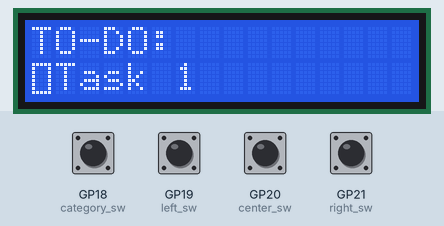
A program run on a simulated Raspberry Pi Pico running MicroPython. Parts: 16×2 character LCD. The test bench sets the inputs (shaded band); at power-on: GP18 (category_sw), GP19 (left_sw), GP20 (center_sw), GP21 (right_sw) LOW. What the program prints to the serial console is not drawn.

Above: at 2.2 s.
2.3 s: GP19 (left_sw) pulled HIGH for 0.15 s
At 4.2 s:
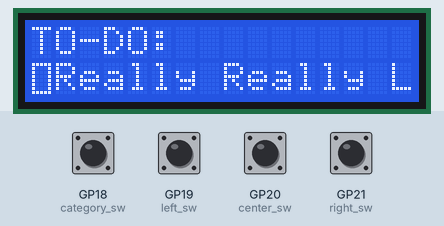
5.4 s: GP20 (center_sw) pulled HIGH for 0.15 s
At 8.3 s:
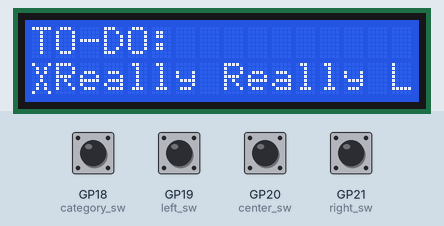
8.5 s: GP20 (center_sw) pulled HIGH for 1 s
At 12.2 s:
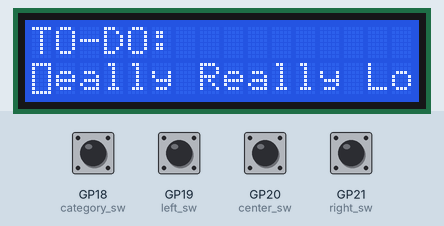
12.5 s: GP20 (center_sw) pulled HIGH for 0.15 s
At 15.01 s:
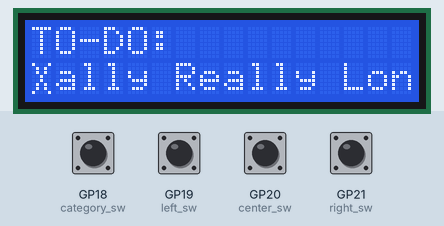
15.6 s: GP21 (right_sw) pulled HIGH for 0.15 s
At 17.6 s:
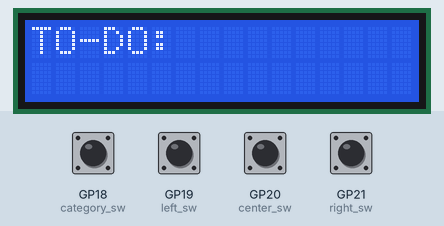
18.7 s: GP19 (left_sw) pulled HIGH for 1 s
At 23.0 s:
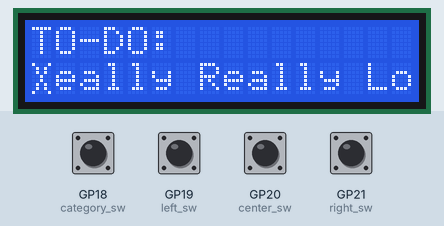
Timing chart, 0 to 24.5 s (numbered marks = the images above; inputs shaded):
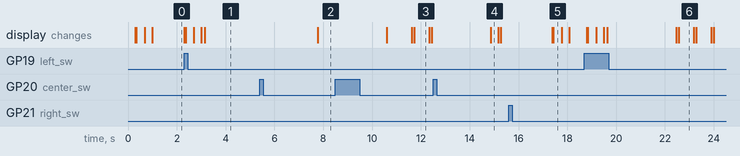

The program:

main.py
```python
from machine import Pin, UART
import utime
# import umqtt.simple import MQTTClient # type: ignore
#import network
import os
import json

#wlan = network.WLAN(network.STA_IF)
#wlan.active(True)
#ssid = "AccessOU"
#password = ""
uart = UART(0, 115200)

#mqtt_server = ""
#mqtt_port = 1883
#mqtt_client = MQTTClient(b"LightTask", mqtt_server, port=0) # type: ignore

RS = Pin(16, Pin.OUT)
En = Pin(17, Pin.OUT)
D0 = Pin(15, Pin.OUT)
D1 = Pin(14, Pin.OUT)
D2 = Pin(13, Pin.OUT)
D3 = Pin(12, Pin.OUT)
D4 = Pin(11, Pin.OUT)
D5 = Pin(10, Pin.OUT)
D6 = Pin(9, Pin.OUT)
D7 = Pin(8, Pin.OUT)

category_sw = Pin(18, Pin.IN, Pin.PULL_DOWN)
left_sw = Pin(19, Pin.IN, Pin.PULL_DOWN)
center_sw = Pin(20, Pin.IN, Pin.PULL_DOWN)
right_sw = Pin(21, Pin.IN, Pin.PULL_DOWN)

check_char = [int('10001', 2), int('01010', 2), int('01010', 2), int('00100', 2), int('00100', 2), int('01010', 2), int('01010', 2), int('10001', 2)]
uncheck_char = [int('11111', 2), int('10001', 2), int('10001', 2), int('10001', 2), int('10001', 2), int('10001', 2), int('10001', 2), int('11111', 2)]

current_pos = 0

irq_flag = 0
cat_flag = 0
left_flag = 0
center_flag = 0
right_flag = 0

current_category = 0 # 0 for todo, 1 for notif
todo_list = [{"title": "Task 1", "completed": False}, {"title": "Task 2", "completed": False}, {"title": "Really Really Long Task 3", "completed": False}]
notif_list = []

def pulse_en(delay=1e-3):
    utime.sleep(delay)
    En.value(1)
    utime.sleep(delay)
    En.value(0)
    utime.sleep(delay)

def write_lcd_data(cmd, rs_value):
    RS.value(rs_value) #Set command vs character mode (0 for command, 1 for character)

    utime.sleep(1e-3)

    D0.value((cmd >> 0) & 1) # Write to D0, and so on
    D1.value((cmd >> 1) & 1)
    D2.value((cmd >> 2) & 1)
    D3.value((cmd >> 3) & 1)
    D4.value((cmd >> 4) & 1)
    D5.value((cmd >> 5) & 1)
    D6.value((cmd >> 6) & 1)
    D7.value((cmd >> 7) & 1)

    pulse_en(delay=2e-3)

def init_8bitmode():
    global current_pos
    current_pos = 0

    #Initialize LCD to 8 bit mode
    write_lcd_data(int("00110000",2), 0)
    write_lcd_data(int("00110000",2), 0)
    write_lcd_data(int("00110000",2), 0)

    #Function set command
    #Format: 001abc--, where:
    #a is 1 for 8 bit mode, 0 for 4 bit mode
    #b is 1 for two line display, 0 for one line display
    #c is 1 for 5x10 dots, 0 for 5x8 dots
    write_lcd_data(int("00111000",2),0)

    #Display control command
    #Format: 00001abc
    #a is display on/off
    #b is cursor display on/off
    #c is cursor blink on/off
    write_lcd_data(int("00001100",2),0)

    #Clear Display
    #Clear characters and reset position to 0
    write_lcd_data(int("00000001",2),0)

def printmsg(msg):
    global current_pos

    for c in msg:
        write_lcd_data(ord(c), 1)
        current_pos += 1
        if current_pos == 16:
            goto_position(41)

def goto_position(pos):
    global current_pos

    write_lcd_data(int('00000010',2), 0)
    for i in range(0, pos):
        write_lcd_data(int('00010100',2), 0)
    current_pos = pos

def row_col_to_pos(row, col):
    return (row * 40) + col

def init_lcd():
    init_8bitmode()
    define_custom_char(check_char, 0)
    define_custom_char(uncheck_char, 1)

def scroll_message(msg, msg_length, delay=0.1, start_pos=(0, 0), spacing=1):
    global irq_flag

    row, col = start_pos
    msg += " " * spacing
    msg = list(msg)
    goto_position(row_col_to_pos(row, col))
    for i in range(0, len(msg) + 1):
        if irq_flag == 1:
            irq_flag = 0
            break
        printmsg(msg[0:msg_length])
        msg.append(msg.pop(0))
        goto_position(row_col_to_pos(row, col))
        utime.sleep(delay)

def define_custom_char(data, char_num):
    for i in range(0, 8):
        write_lcd_data(int("01000000",2) + (char_num << 3) + i, 0)
        write_lcd_data(data[i], 1)
    write_lcd_data(1, 0) #Reset cursor to 0 position

def get_next_todo_list_value(r_l):
    global todo_list
    if r_l == 0:
        todo_list.append(todo_list.pop(0))
        return todo_list[0]
    else:
        todo_list.insert(0, todo_list.pop())
        return todo_list[0]

def cat_irq_handler(pin):
    global irq_flag
    global cat_flag
    irq_flag = 1
    cat_flag = 1
    print('test')

def left_irq_handler(pin):
    global irq_flag
    global left_flag
    irq_flag = 1
    left_flag = 1
    print('test')

def center_irq_handler(pin):
    global irq_flag
    global center_flag
    irq_flag = 1
    center_flag = 1

def right_irq_handler(pin):
    global irq_flag
    global right_flag
    irq_flag = 1
    right_flag = 1
    print('test2')

def init_interrupts():
    category_sw.irq(trigger=Pin.IRQ_RISING, handler=cat_irq_handler)
    left_sw.irq(trigger=Pin.IRQ_RISING, handler=left_irq_handler)
    center_sw.irq(trigger=Pin.IRQ_RISING, handler=center_irq_handler)
    right_sw.irq(trigger=Pin.IRQ_RISING, handler=right_irq_handler)

def update_lists():
    pass

def redraw_lcd():
    write_lcd_data(1, 0)
    if current_category == 0:
        goto_position(row_col_to_pos(0, 0))
        printmsg("TO-DO:")
    else:
        goto_position(row_col_to_pos(0, 0))
        printmsg("NOTIF:")

def initital_lcd_state():
    goto_position(row_col_to_pos(1, 0))
    item = todo_list[0]
    if item["completed"]:
        write_lcd_data(0, 1)
    else:
        write_lcd_data(1, 1)
    goto_position(row_col_to_pos(1, 1))
    printmsg(item["title"])

# def update_list_from_pi():
#     global todo_list

#     uart.write("get_list".encode('utf-8'))
#     while uart.any() == 0:
#         pass
#     data = uart.read()
#     data = list(eval(data.decode('utf-8')))
#     print(data)
#     todo_list = []
#     for i in range(0, len(data)):
#         todo_list.append(json.loads(data[i]))

# def init_network():
#     goto_position(row_col_to_pos(0, 0))
#     printmsg("Connecting to")
#     goto_position(row_col_to_pos(1, 0))
#     printmsg("Wi-Fi...")
#     utime.sleep(0.5)
#     wlan.connect(ssid, password)
#     while not wlan.isconnected():
#         utime.sleep(1)
#     goto_position(row_col_to_pos(0, 0))
#     printmsg("Connected")

def main():
    init_interrupts()
    init_lcd()
    #init_network()
    redraw_lcd()
    initital_lcd_state()

    while(1):
        global cat_flag
        global left_flag
        global center_flag
        global right_flag

        current_item = todo_list[0]

        if cat_flag == 1:
            # utime.sleep(0.1)
            # cat_flag = 0
            # update_list_from_pi()
            # utime.sleep(0.5)
            pass
        elif left_flag == 1:
            redraw_lcd()
            left_flag = 0
            item = get_next_todo_list_value(1)
            goto_position(row_col_to_pos(1, 0))
            if item["completed"]:
                write_lcd_data(0, 1)
            else:
                write_lcd_data(1, 1)
            goto_position(row_col_to_pos(1, 1))
            printmsg(item["title"])
        elif center_flag == 1:
            if current_category == 0:
                current_item['completed'] = not current_item['completed']
                goto_position(row_col_to_pos(1, 0))
                if current_item['completed']:
                    write_lcd_data(0, 1)
                else:
                    write_lcd_data(1, 1)
            center_flag = 0
        elif right_flag == 1:
            redraw_lcd()
            right_flag = 0
            item = get_next_todo_list_value(0)
            goto_position(row_col_to_pos(1, 0))
            if item["completed"]:
                write_lcd_data(0, 1)
            else:
                write_lcd_data(1, 1)
            goto_position(row_col_to_pos(1, 1))
            printmsg(item["title"])
        else:
            if len(current_item["title"]) > 15:
                scroll_message(current_item["title"], 15, 0.3, (1, 1), spacing = 3)
            for i in range(0, 15):
                if irq_flag == 1:
                    break
                utime.sleep(0.1)

if __name__ == "__main__":
    main()
```

Measured:
- after the input at 2.3 s, the display: first changes at once (image 1 shows a later state)
- after the input at 5.4 s, the display: changes after 2.4 s (image 2)
- after the input at 8.5 s, the display: first changes after 2.1 s (image 3 shows a later state)
- after the input at 12.5 s, the display: changes after 2.4 s (image 4)
- after the input at 15.6 s, the display: first changes after 1.8 s (image 5 shows a later state)
- after the input at 18.7 s, the display: first changes after 0.09 s (image 6 shows a later state)
